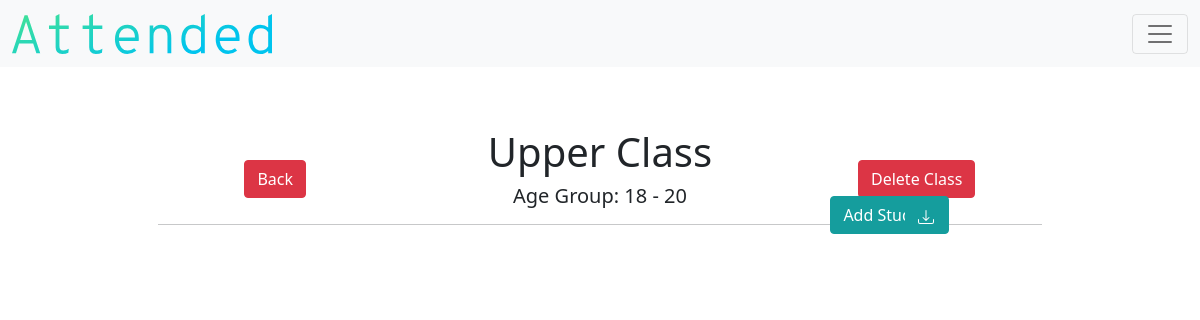
Page /detail_class/1 (signed in) on the earlier database version.
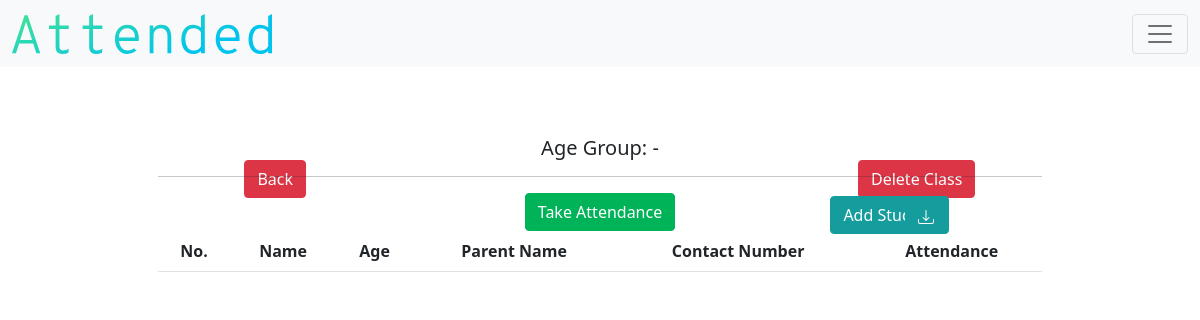
Same page on the later database version.
### models.py (models this page shows)
class Class(db.Model):
    __tablename__ = "class"
    id = db.Column(db.Integer, primary_key=True)
    teacher_id = db.Column(db.Integer, db.ForeignKey("teacher.id"))
    name = db.Column(db.String(), nullable=False)
    lowest_age = db.Column(db.Integer, nullable=False)
    highest_age = db.Column(db.Integer, nullable=False)
    student_count = db.Column(db.Integer, default=0)
    attendance_count = db.Column(db.Integer, default=0)
    class_attends = db.relationship("Attendance", backref="class_attend")

### application.py (the view)
@app.route("/detail_class/<string:id>")
def detail_class(id):
    if not current_user.is_authenticated:
        return redirect("/login")
    else:
        TABLE_HEADERS=["No.", "Name", "Age", "Parent Name", "Contact Number", "Attendance"]
        teacher = current_user.get_id()
        class_object = Class.query.filter_by(id = id).first()
        students = Student.query.filter_by(class_id=id, teacher_id=teacher)
        class_attendance = Attendance.query.filter_by(class_id=id, teacher_id=teacher)
        return render_template("detail-class.html", classes=class_object, headers=TABLE_HEADERS, students=students, attendances=class_attendance)

### application.py (called while the page is built)
@login.user_loader
def load_user(id):
    return Teacher.query.get(id)

### templates/detail-class.html (shortened to what this page needs)
{% extends "layout.html" %}
{% block main %}
        <h1>{{classes.name}}</h1>
        <h5> Age Group: {{classes.lowest_age}} - {{classes.highest_age}} </h5>
        <a class="btn btn-danger" id="detail-class-del" href="/delete-class/{{classes.id}}" type="button">Delete Class</a>
        <a class="btn btn-danger" id="detail-class-back" href="/class" type="button">Back</a>
        <hr>
        <div class="d-grid gap-2 d-md-block">
          {% if classes.student_count != 0 %}
          <a class="btn btn-success" id="detail-class-attendance" href="/take-attendance/{{classes.id}}" role="button">Take Attendance</a>
          {% endif %}
          <a class="btn btn-secondary" id="detail-class-add" href="/add_student_class/{{classes.id}}" role="button">Add Student</a>
          <button type="button" id="detail-class-export" class="btn btn-secondary"></button>
        </div>
        {% if classes.student_count != 0 %}
        <div class="table-responsive">
          <table class="table table-hover">
                  <thead>
                          <tr>
                                  {% for header in headers %}
                                  <th id="header"> {{ header }} </th>
                                  {% endfor %}
                          </tr>
                  </thead>
          </table>
        </div>
        {% endif %}
{% endblock %}

Differences in the rows shown:
removed Class: name "Upper Class", lowest_age "18", highest_age "20"
Other differences:
text now shown: "Take Attendance"
new list line: "No."
new list line: "Name"
new list line: "Age"
new list line: "Parent Name"
new list line: "Contact Number"
new list line: "Attendance"
